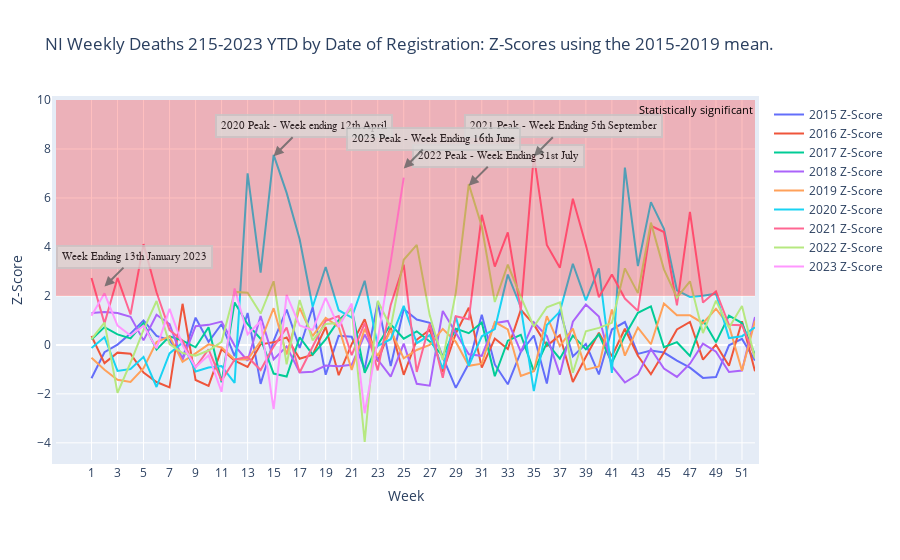

The notebook cell this image was saved under:
### Code cell
import plotly.offline as pyo
import plotly.graph_objects as go
from plotly.subplots import make_subplots

years = ['2015', '2016', '2017', '2018', '2019', '2020', '2021', '2022', '2023']

fig = make_subplots(specs=[[{"secondary_y": False}]])

for year in years:
    fig.add_trace(
        go.Scatter(x=all_weekly_deaths_df['Registration_Week'], 
                   y=all_weekly_deaths_df[f'{year}_zscore_against_2015_to_2019_Mean'].loc[0:(analysis_end_week - 1)] if year == "2023" else all_weekly_deaths_df[f'{year}_zscore_against_2015_to_2019_Mean'], 
                   name=f"{year} Z-Score"),
        secondary_y=False,)

fig.add_hrect(y0=2, y1=10, annotation_text="Statistically significant", annotation_position="top right", annotation_font_size=11, annotation_font_color="Black", fillcolor="red", opacity=0.25, line_width=0)

annotations = [
    {'x': '29', 'y': 6.5, 'text': '2022 Peak - Week Ending 31st July'},
    {'x': '34', 'y': 7.7, 'text': '2021 Peak - Week Ending 5th September'},
    {'x': '14', 'y': 7.7, 'text': '2020 Peak - Week ending 12th April'},
    {'x': '1', 'y': 2.38, 'text': 'Week Ending 13th January 2023'},
    {'x': '24', 'y': 7.2, 'text': '2023 Peak - Week Ending 16th June'},
]

for annotation in annotations:
    fig.add_annotation(
        x=annotation['x'], 
        y=annotation['y'], 
        xref="x", 
        yref="y", 
        text=annotation['text'], 
        showarrow=True, 
        font=dict(
            family="Arial",
            size=11,
            color="#020202"),
        align="center",
        arrowhead=2,
        arrowsize=1,
        arrowwidth=2,
        arrowcolor="#636363",
        ax=30,
        ay=-30,
        bordercolor="#c7c7c7",
        borderwidth=2,
        borderpad=4,
        bgcolor="#ddd9d8 ",
        opacity=0.8)

fig.update_layout(
    height=800,
    margin=dict(l=50, r=50, b=100, t=100, pad=4),
    title_text="NI Weekly Deaths 215-2023 YTD by Date of Registration: Z-Scores using the 2015-2019 mean.",
    xaxis_title="Week",
    yaxis_title="Z-Score",
    xaxis_type='category'
)

fig.show()

### Figure 1 — Plotly figure (JSON) as saved in the notebook; plotly's stock layout.template omitted (floating-point values rounded to 4 significant figures)
{"data": [{"name": "2015 Z-Score", "type": "scatter", "x": [1, 2, 3, 4, 5, 6, 7, 8, 9, 10, 11, 12, 13, 14, 15, 16, 17, 18, 19, 20, 21, 22, 23, 24, 25, 26, 27, 28, 29, 30, 31, 32, 33, 34, 35, 36, 37, 38, 39, 40, 41, 42, 43, 44, 45, 46, 47, 48, 49, 50, 51, 52], "xaxis": "x", "y": [-1.361, -0.3007, 0.01197, 0.4605, 0.9991, 0.3664, 0.1906, -0.5466, 1.111, 0.1196, 0.8521, -0.4575, 1.304, -1.593, 0.1624, 1.44, -0.1281, 1.534, -1.219, 0.3699, 0.3314, -0.9875, 1.728, -0.8655, 1.462, 1.038, 0.9034, -0.4893, -1.755, -0.761, 1.232, -0.7989, -1.609, -0.2877, 0.3815, -1.576, 1.429, -0.4735, 0.03483, -1.207, 0.6271, 0.9323, -0.3663, -0.2322, -0.3137, -0.6427, -0.9297, -1.349, -1.316, -0.01676, 0.2462, -0.6364], "yaxis": "y"}, {"name": "2016 Z-Score", "type": "scatter", "x": [1, 2, 3, 4, 5, 6, 7, 8, 9, 10, 11, 12, 13, 14, 15, 16, 17, 18, 19, 20, 21, 22, 23, 24, 25, 26, 27, 28, 29, 30, 31, 32, 33, 34, 35, 36, 37, 38, 39, 40, 41, 42, 43, 44, 45, 46, 47, 48, 49, 50, 51, 52], "xaxis": "x", "y": [0.3649, -0.7448, -0.3171, -0.359, -1.127, -1.516, -1.733, 1.678, -1.432, -1.674, -0.1717, -0.6481, -0.9037, 0.02096, 0.1044, 0.3067, -0.5684, -0.3961, 0.7289, -1.238, 0.03012, 1.05, -0.6721, 0.7192, -1.221, 0.2075, 0.6224, -1.101, 0.4669, 1.522, -0.9279, 0.2599, -0.1723, 1.432, 0.8357, -0.04042, 0.3985, -1.515, -0.4876, 0.4986, -0.4635, 0.6581, -0.4426, -1.2, -0.3137, 0.6311, 0.9404, -0.6028, 0.009468, -0.855, 0.9652, -1.078], "yaxis": "y"}, {"name": "2017 Z-Score", "type": "scatter", "x": [1, 2, 3, 4, 5, 6, 7, 8, 9, 10, 11, 12, 13, 14, 15, 16, 17, 18, 19, 20, 21, 22, 23, 24, 25, 26, 27, 28, 29, 30, 31, 32, 33, 34, 35, 36, 37, 38, 39, 40, 41, 42, 43, 44, 45, 46, 47, 48, 49, 50, 51, 52], "xaxis": "x", "y": [0.217, 0.7243, 0.4308, 0.2654, 0.8928, -0.1934, 0.3466, 0.1737, -0.09876, 0.7175, -1.526, 1.735, 0.8421, 0.2515, -1.172, -1.294, 0.3122, -0.3961, 0.2262, 1.013, 1.476, -1.144, -0.007386, 0.8411, 0.2549, 0.5534, 0.1405, -0.4485, 0.6637, 0.4757, 0.9119, -1.28, 0.1723, 0.414, -1.072, 0.08085, -0.5634, 0.3788, -0.1828, 0.433, -0.7362, 0.3839, 1.313, 1.574, -0.09586, 0.11, -0.4488, 1.013, 0.1041, 1.199, 0.892, -0.4091], "yaxis": "y"}, {"name": "2018 Z-Score", "type": "scatter", "x": [1, 2, 3, 4, 5, 6, 7, 8, 9, 10, 11, 12, 13, 14, 15, 16, 17, 18, 19, 20, 21, 22, 23, 24, 25, 26, 27, 28, 29, 30, 31, 32, 33, 34, 35, 36, 37, 38, 39, 40, 41, 42, 43, 44, 45, 46, 47, 48, 49, 50, 51, 52], "xaxis": "x", "y": [1.302, 1.339, 1.298, 1.143, 0.1842, 1.231, 0.8491, -0.6102, 0.7654, 0.8171, 0.9512, -0.02859, -0.647, 1.174, -0.5917, -0.06001, -1.129, -1.098, -0.842, -0.8764, -0.8133, 0.4232, -0.5983, -1.292, 0.05367, -1.591, -1.666, 1.386, 0.495, -0.3805, -0.4479, 0.8855, 0.9766, -0.2877, 0.9265, 0.3638, -1.216, 0.947, 1.646, 1.155, -0.8725, -1.536, -1.206, -0.1677, -0.9673, -1.309, -0.7694, 0.04971, -0.2746, -1.106, -1.046, 1.142], "yaxis": "y"}, {"name": "2019 Z-Score", "type": "scatter", "x": [1, 2, 3, 4, 5, 6, 7, 8, 9, 10, 11, 12, 13, 14, 15, 16, 17, 18, 19, 20, 21, 22, 23, 24, 25, 26, 27, 28, 29, 30, 31, 32, 33, 34, 35, 36, 37, 38, 39, 40, 41, 42, 43, 44, 45, 46, 47, 48, 49, 50, 51, 52], "xaxis": "x", "y": [-0.5227, -1.018, -1.424, -1.51, -0.9495, 0.1119, 0.3466, -0.6949, -0.3457, 0.01993, -0.1057, -0.6005, -0.5956, 0.1467, 1.497, -0.3934, 1.513, 0.356, 1.106, 0.7317, -1.024, 0.6583, -0.4506, 0.5973, -0.5501, -0.2075, 0, 0.6524, 0.1294, -0.8562, -0.7679, 0.9336, 0.6319, -1.27, -1.072, 1.172, -0.0481, 0.6629, -1.01, -0.8792, 1.445, -0.4387, 0.7021, 0.0258, 1.691, 1.21, 1.208, 0.8886, 1.477, 0.7795, -1.058, 0.9813], "yaxis": "y"}, {"name": "2020 Z-Score", "type": "scatter", "x": [1, 2, 3, 4, 5, 6, 7, 8, 9, 10, 11, 12, 13, 14, 15, 16, 17, 18, 19, 20, 21, 22, 23, 24, 25, 26, 27, 28, 29, 30, 31, 32, 33, 34, 35, 36, 37, 38, 39, 40, 41, 42, 43, 44, 45, 46, 47, 48, 49, 50, 51, 52], "xaxis": "x", "y": [-0.1282, 0.3143, -1.065, -0.9835, -0.4889, -1.72, -0.3466, 0.08899, -1.086, -0.9268, -0.8653, -1.554, 7.004, 2.955, 7.761, 6.208, 4.315, 1.559, 3.179, 1.415, 1.115, 2.618, -0.04432, 0.2316, 1.597, 0.06917, 0.4015, -0.9786, 1.17, -0.8562, 0.3519, 0.6449, 2.872, 1.537, -1.889, 0.8085, 1.36, 3.315, 1.82, 3.123, -1.145, 7.239, 3.221, 5.832, 4.741, 2.223, 1.956, 2.007, 2.092, 0.2766, 0.3558, 0.7139], "yaxis": "y"}, {"name": "2021 Z-Score", "type": "scatter", "x": [1, 2, 3, 4, 5, 6, 7, 8, 9, 10, 11, 12, 13, 14, 15, 16, 17, 18, 19, 20, 21, 22, 23, 24, 25, 26, 27, 28, 29, 30, 31, 32, 33, 34, 35, 36, 37, 38, 39, 40, 41, 42, 43, 44, 45, 46, 47, 48, 49, 50, 51, 52], "xaxis": "x", "y": [2.732, 0.878, 2.734, 1.241, 4.117, 2.147, 0.6065, 0.1737, -0.9135, -0.1794, -1.46, -0.6005, -0.4929, -1.027, -0.06961, 0.7068, -1.129, -0.09526, 0.9802, 1.174, -0.4217, 0.8935, -1.041, 1.633, 3.274, -1.107, 0.8633, -1.346, 1.17, 1.046, 5.311, 3.195, 4.596, 1.397, 7.739, 4.083, 3.147, 5.966, 4.083, 1.942, 2.877, 1.892, 1.389, 4.864, 4.61, 1.615, 5.428, 1.728, 2.187, 0.8215, 0.8067, -0.4893], "yaxis": "y"}, {"name": "2022 Z-Score", "type": "scatter", "x": [1, 2, 3, 4, 5, 6, 7, 8, 9, 10, 11, 12, 13, 14, 15, 16, 17, 18, 19, 20, 21, 22, 23, 24, 25, 26, 27, 28, 29, 30, 31, 32, 33, 34, 35, 36, 37, 38, 39, 40, 41, 42, 43, 44, 45, 46, 47, 48, 49, 50, 51, 52], "xaxis": "x", "y": [0.2334, 0.9122, -1.963, -0.7298, 0.6094, 1.791, 0.03466, -0.3348, -0.4444, -0.2292, 0.1255, 2.164, 2.126, 1.278, 2.599, -0.7935, 1.833, 0.1805, 0.8545, 0.8925, 1.506, -3.966, 1.802, 0.7192, 3.475, 4.081, 1.205, -0.6116, 2.126, 6.564, 4.831, 1.752, 3.275, 1.958, 0.7448, 1.536, 1.738, -1.136, 0.5572, 0.6955, 0.8998, 3.126, 2.114, 4.993, 3.085, 1.934, 2.597, 0.4847, 1.808, 0.6957, 1.587, -0.5562], "yaxis": "y"}, {"name": "2023 Z-Score", "type": "scatter", "x": [1, 2, 3, 4, 5, 6, 7, 8, 9, 10, 11, 12, 13, 14, 15, 16, 17, 18, 19, 20, 21, 22, 23, 24, 25, 26, 27, 28, 29, 30, 31, 32, 33, 34, 35, 36, 37, 38, 39, 40, 41, 42, 43, 44, 45, 46, 47, 48, 49, 50, 51, 52], "xaxis": "x", "y": [1.187, 2.108, 0.7898, 0.3825, 0.7865, -0.1425, 1.473, -0.01695, -0.9135, -0.4285, -1.922, 2.307, 0.4313, 0.9641, -2.622, 2.04, 0.7925, 0.6067, 1.923, 0.7317, 1.687, -2.79, 0.2142, 3.401, 6.829], "yaxis": "y"}], "layout": {"annotations": [{"font": {"color": "Black", "size": 11}, "showarrow": false, "text": "Statistically significant", "x": 1, "xanchor": "right", "xref": "x domain", "y": 10, "yanchor": "top", "yref": "y"}, {"align": "center", "arrowcolor": "#636363", "arrowhead": 2, "arrowsize": 1, "arrowwidth": 2, "ax": 30, "ay": -30, "bgcolor": "#ddd9d8 ", "bordercolor": "#c7c7c7", "borderpad": 4, "borderwidth": 2, "font": {"color": "#020202", "family": "Arial", "size": 11}, "opacity": 0.8, "showarrow": true, "text": "2022 Peak - Week Ending 31st July", "x": "29", "xref": "x", "y": 6.5, "yref": "y"}, {"align": "center", "arrowcolor": "#636363", "arrowhead": 2, "arrowsize": 1, "arrowwidth": 2, "ax": 30, "ay": -30, "bgcolor": "#ddd9d8 ", "bordercolor": "#c7c7c7", "borderpad": 4, "borderwidth": 2, "font": {"color": "#020202", "family": "Arial", "size": 11}, "opacity": 0.8, "showarrow": true, "text": "2021 Peak - Week Ending 5th September", "x": "34", "xref": "x", "y": 7.7, "yref": "y"}, {"align": "center", "arrowcolor": "#636363", "arrowhead": 2, "arrowsize": 1, "arrowwidth": 2, "ax": 30, "ay": -30, "bgcolor": "#ddd9d8 ", "bordercolor": "#c7c7c7", "borderpad": 4, "borderwidth": 2, "font": {"color": "#020202", "family": "Arial", "size": 11}, "opacity": 0.8, "showarrow": true, "text": "2020 Peak - Week ending 12th April", "x": "14", "xref": "x", "y": 7.7, "yref": "y"}, {"align": "center", "arrowcolor": "#636363", "arrowhead": 2, "arrowsize": 1, "arrowwidth": 2, "ax": 30, "ay": -30, "bgcolor": "#ddd9d8 ", "bordercolor": "#c7c7c7", "borderpad": 4, "borderwidth": 2, "font": {"color": "#020202", "family": "Arial", "size": 11}, "opacity": 0.8, "showarrow": true, "text": "Week Ending 13th January 2023", "x": "1", "xref": "x", "y": 2.38, "yref": "y"}, {"align": "center", "arrowcolor": "#636363", "arrowhead": 2, "arrowsize": 1, "arrowwidth": 2, "ax": 30, "ay": -30, "bgcolor": "#ddd9d8 ", "bordercolor": "#c7c7c7", "borderpad": 4, "borderwidth": 2, "font": {"color": "#020202", "family": "Arial", "size": 11}, "opacity": 0.8, "showarrow": true, "text": "2023 Peak - Week Ending 16th June", "x": "24", "xref": "x", "y": 7.2, "yref": "y"}], "autosize": true, "margin": {"b": 100, "l": 50, "pad": 4, "r": 50, "t": 100}, "shapes": [{"fillcolor": "red", "line": {"width": 0}, "opacity": 0.25, "type": "rect", "x0": 0, "x1": 1, "xref": "x domain", "y0": 2, "y1": 10, "yref": "y"}], "title": {"text": "NI Weekly Deaths 215-2023 YTD by Date of Registration: Z-Scores using the 2015-2019 mean."}, "xaxis": {"anchor": "y", "autorange": true, "domain": [0, 1], "range": [-1.029, 51], "title": {"text": "Week"}, "type": "category"}, "yaxis": {"anchor": "x", "autorange": true, "domain": [0, 1], "range": [-4.701, 10], "title": {"text": "Z-Score"}, "type": "linear"}}}
